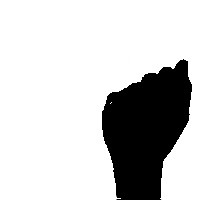
#> input picture thresholded.jpg, 200 x 200 px
$ python analyze.py
#> lines starting #> are read from the running program, lines starting #| are printed output that depends on the picture; after the words box and inside, x2 and y2 are one past the last pixel; in counts of white or black regions, pixels touching at a corner belong together
import cv2 as cv
import numpy as np
from copy import copy
from PIL import Image
from PIL import ImageDraw
import pandas as pd
import math

img_cv = cv.imread('thresholded.jpg')
#> img_cv is the input picture: shape (200, 200, 3); min 0, max 255, mean 201.3
originalImg = Image.fromarray(img_cv)
coloredImg_cv = cv.imread('reference/A1008.jpg')
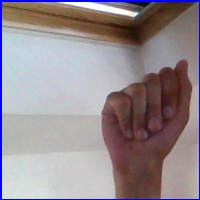
#> input picture reference/A1008.jpg, 200 x 200 px
#> coloredImg_cv is the input picture: shape (200, 200, 3); mean B, G, R 144.6, 139.3, 150
coloredImage = Image.fromarray(coloredImg_cv)
white = '\033[0m'  # white (normal)
red = '\033[31m'  # red
green = '\033[32m'  # green
orange = '\033[33m'  # orange
blue = '\033[34m'  # blue
purple = '\033[35m'  # purple


# cv.imshow("original", img_cv)


# returns the row of pixels containing the most white pixels
def findCenterRow(_img):
    height, width = _img.size  # get the size of the image
    biggestRow = 0
    maximum = 0
    for _row in range(2, height - 2):
        noOfPlackPixels = 0  # zero out the number of white pixels, because we only count per row
        for _column in range(0, width):
            if _img.getpixel((_row, _column)) == 255:
                noOfPlackPixels += 1
                if noOfPlackPixels > maximum:
                    biggestRow = _row
                    maximum = noOfPlackPixels

        # print("line: " + str(y), ": ", blackPixels)
    print(orange + "row with most white: ", biggestRow, "with ", maximum)
    # return int value of the row containing the most white pixels
    return biggestRow


# returns the column of pixels containing the most white pixels
def findCenterColumn(_img):
    height, width = _img.size  # get the size of the image
    biggestColumn = 0
    maximum = 0
    for _column in range(2, width - 2):
        noOfWhitePixels = 0
        for _row in range(2, height - 2):
            if _img.getpixel((_row, _column)) == 255:
                noOfWhitePixels += 1
                if noOfWhitePixels > maximum:
                    biggestColumn = _column
                    maximum = noOfWhitePixels

    print("column with most white: ", biggestColumn, "with ", maximum)
    return biggestColumn


def invertColor(_img):
    _img = convertToSingleChannel(_img)
    threshold: int = 100
    height, width = _img.size  # get the size of the image
#> height = 200; width = 200
    for x in range(0, height):
        for y in range(0, height):
            if _img.getpixel((x, y)) <= threshold:
                _img.putpixel((x, y), 255)
            elif _img.getpixel((x, y)) >= threshold:
                _img.putpixel((x, y), 0)
    return _img


def getCenterPixel(_img):
    # draw = ImageDraw.Draw(_img)
    centerX = findCenterRow(_img)
    centerY = findCenterColumn(_img)
    rad = 2
    # draw.ellipse((centerX - rad, centerY - rad, centerX + rad, centerY + rad), fill=100, outline=100)
    print("center coordinate: ", centerX, " ", centerY)
    # cv.imshow("center: ", np.array(_img))
    return centerX, centerY


def drawPoint(_img, _x, _y):
    rad = 2
    draw = ImageDraw.Draw(_img)
    draw.ellipse((_x - rad, _y - rad,
                  _x + rad, _y + rad), fill=100, outline=100, width=1)


def convertToSingleChannel(img):
    if len(img.split()) == 3:
        singleChannel = img.convert('L')  # convert to single channel
    return singleChannel


# TODO
def detectRotation(_img):
    pass


def getHighestPoint(_img):
    width, height = _img.size
    # find the first row that contains a white pixel
    for _row in range(1, height - 1):
        for _column in range(1, width - 1):
            if _img.getpixel((_column, _row)) == 255:
                print("white pixel found at row: ", _row, ", ", _column)
                return _column, _row


# takes in an edged image
def getAllWhitePixels(_img):
    width, height = _img.size
    coords = []
    for x in range(0, width):
        # coordinatePair = []
        for y in range(0, height):
            if _img.getpixel((x, y)) == 255:
                coordinatePair = [x, y]
                coords.append(coordinatePair)

    print(coords)

    return coords


def getHighestPointsWithContours(_img):
    _draw = ImageDraw.Draw(_img)
    _img = np.array(_img)
    # Find Canny edges
    edged = cv.Canny(_img, 30, 200)

    contours, hierarchy = cv.findContours(edged, cv.RETR_EXTERNAL, cv.CHAIN_APPROX_NONE)

    cv.imshow('Canny Edges After Contouring', edged)

    print("Number of Contours found = " + str(len(contours)))

    # for every point on the contour, find the normal,
    # if the normal points upward, add it to the list.
    # Draw all contours
    # -1 signifies drawing all contours
    cv.drawContours(_img, contours, -1, (0, 255, 0), 3)

    cv.imshow('Contours', _img)


def getHighestPoints(_img):
    # run through image horizontally.
    # if white pixel has a black after it, mark that pixel as tip.
    width, height = _img.size[0], _img.size[1] - getCenterPixel(_img)[1]  # get from center point up
    for _column in range(2, width - 2):
        for _row in range(2, height - 2):
            # find white pixel
            if _img.getpixel((_column, _row)) == 255:
                # is there a black pixel after it?
                if _img.getpixel((_column + 1, _row)) == 0:
                    drawPoint(_img, _column, _row)

    cv.imshow("points", np.array(_img))
    # return coordinates for each finger


# invert colors
whiteHand = invertColor(originalImg)
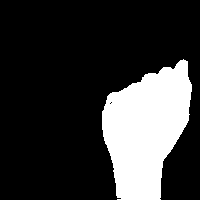
#> whiteHand: PIL image 200x200 L; 21% white; 1 white region, box (x1, y1, x2, y2) and area: (102, 59, 192, 200) 8416
cv.imshow("inverted colors", np.array(whiteHand))

edged = Image.fromarray(cv.Canny(np.array(whiteHand), 30, 200))
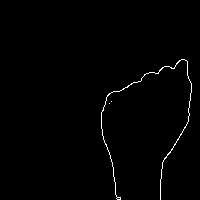
#> edged: PIL image 200x200 L; 0.91% white in thin lines or dots, all inside (x1, y1, x2, y2) = (101, 59, 192, 200)


contours, hierarchy = cv.findContours(np.array(whiteHand), cv.RETR_TREE, cv.CHAIN_APPROX_SIMPLE)
#> contours = 3 contours, 2 with area under 20; largest, box (x1, y1, x2, y2) and area: (102, 59, 192, 200) 8228
contours = max(contours, key=lambda x: cv.contourArea(x))
#> contours = contour of 148 points, box (x1, y1, x2, y2) (102, 59, 192, 200), area 8228


cv.imshow("edged", np.array(edged))


whitePixels = getAllWhitePixels(edged)
#> (printed output is left out)
#> whitePixels = 365 pairs, first value 101 to 191, second value 59 to 199
# get the coordinates of the center of the hand and draw them on the image.
centerCoordinates = getCenterPixel(whiteHand)
#| [33mrow with most white:  159 with  129
#> in getCenterPixel, `centerX = findCenterRow(_img)`: centerX = 159
#| column with most white:  114 with  88
#> in getCenterPixel, `centerY = findCenterColumn(_img)`: centerY = 114
#| center coordinate:  159   114
#> centerCoordinates = (159, 114)
drawPoint(whiteHand, centerCoordinates[0], centerCoordinates[1])
# cv.imshow("center point: ", np.array(whiteHand))

dataframe = pd.DataFrame(whitePixels)
#> dataframe = table of 365 rows and 2 columns
dataframe.to_csv("./whitePixels.csv")

highestPoint = getHighestPoint(whiteHand)
#> highestPoint = (183, 59)
drawPoint(whiteHand, highestPoint[0], highestPoint[1])
# cv.imshow("highest point: ", np.array(whiteHand))


draw = ImageDraw.Draw(whiteHand)
draw.line((centerCoordinates, highestPoint), fill=100, width=2)
# cv.imshow("line from center to top point", np.array(whiteHand))

cv.waitKey(0)
cv.destroyAllWindows()
